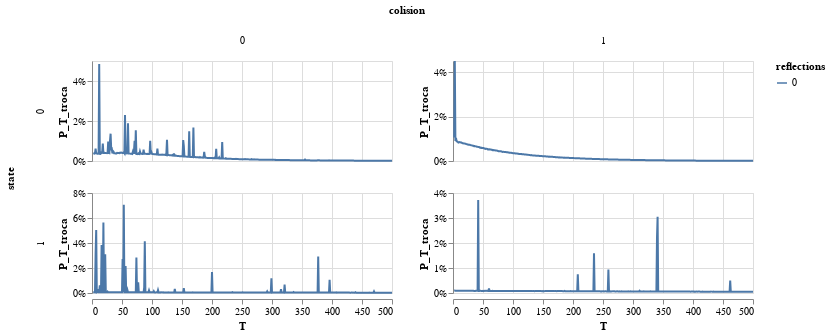

Source (notebook cell):
### Code cell
alt.Chart(db_mean).mark_line().encode(
    x = 'T',
    y = alt.Y('P_T_troca').axis(format = '%'),
    row = 'state:N',
    column = 'colision:N',
    color = 'reflections:N'
).properties(height = 100).resolve_scale(y = 'independent')

### Figure 1 — Vega-Lite specification as saved in the notebook (floating-point values rounded to 4 significant figures; data arrays with more than 128 entries replaced by an {"elided": "..."} marker saying what was removed)
{"config": {"view": {"continuousWidth": 300, "continuousHeight": 300}}, "data": {"name": "data-3e95b1d383a8f3ac5079b86d4eba64ba"}, "mark": {"type": "line"}, "encoding": {"color": {"field": "reflections", "type": "nominal"}, "column": {"field": "colision", "type": "nominal"}, "row": {"field": "state", "type": "nominal"}, "x": {"field": "T", "type": "quantitative"}, "y": {"axis": {"format": "%"}, "field": "P_T_troca", "type": "quantitative"}}, "height": 100, "resolve": {"scale": {"y": "independent"}}, "$schema": "https://vega.github.io/schema/vega-lite/v5.17.0.json", "datasets": {"data-3e95b1d383a8f3ac5079b86d4eba64ba": {"elided": "1996 records"}}}
